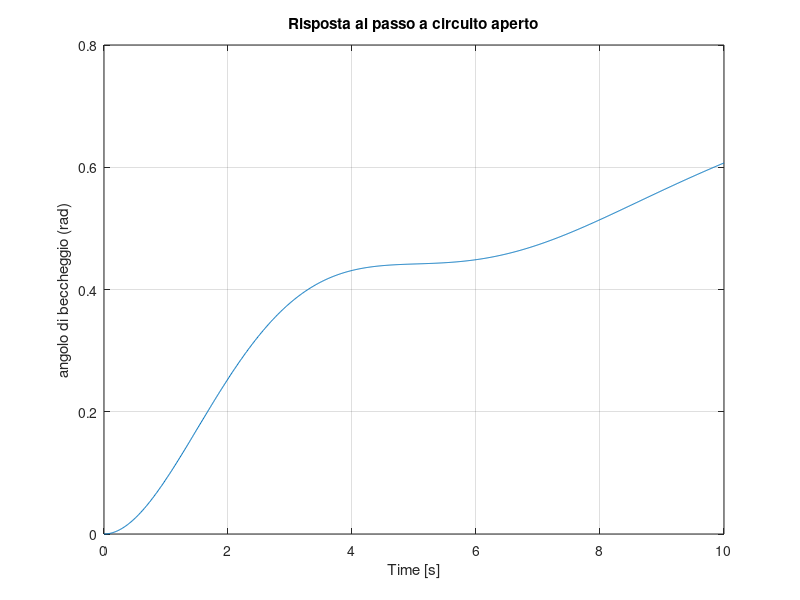
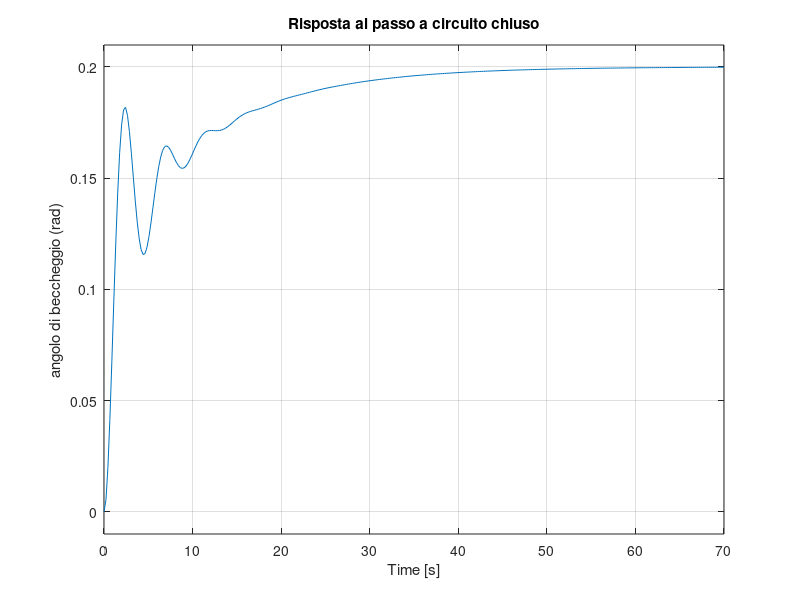
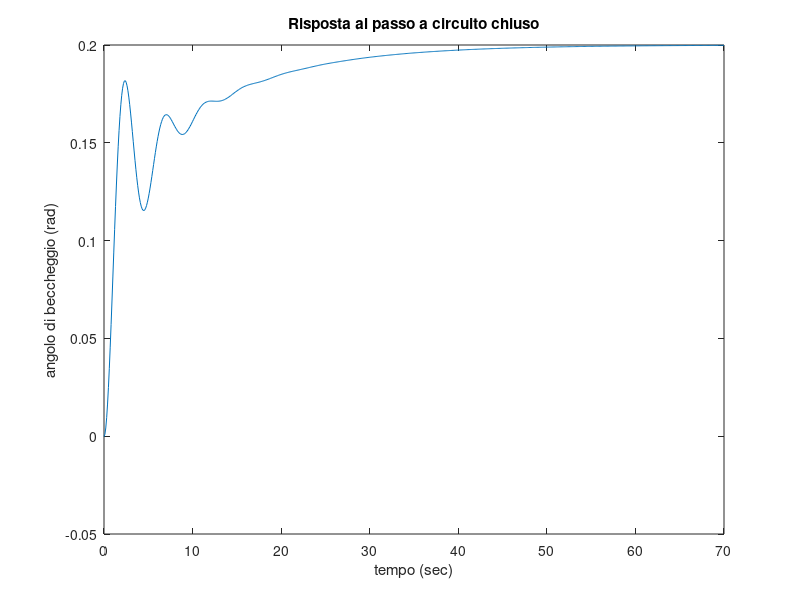

These charts were generated, in order, by the following MATLAB code: (Note: this script raises an error after producing the figures.)
%% Definizione del sistema, open loop, closed loop con funzione feedback

clear; close all; clc;

A = [-0.313 56.7 0; -0.0139 -0.426 0; 0 56.7 0];
B = [0.232; 0.0203; 0];
C = [0 0 1];
D = 0;
s = tf('s');
ftca = (1.151*s+0.1774)/(s^3+0.739*s^2+0.921*s);       % funzione di trasferimento circuito aperto (ca)
% ss(A,B,C,D) crea un modello in spazio di stato, nella forma {x'=Ax+Bu ; y=Cx+Du
sistema = ss(A,B,C,D);             % modello

t = (0:0.01:10)';
% step calcola e disegna la risposta del sistema a un ingresso di passo=0.2
step(0.2*ftca,t);
axis([0 10 0 0.8]);
ylabel('angolo di beccheggio (rad)');
title('Risposta al passo a circuito aperto');
pole(ftca)                       % poli della funzione di trasferimento

% Ora aggiungo il controllore C(s):=1 --> circuito chiuso
ftcc = feedback(ftca, 1);        % funzione di trasferimento circuito chiuso (cc)
figure
step(0.2*ftcc);                 % CALCOLO DIRETTO ATTRAVERSO step
ylabel('angolo di beccheggio (rad)'); 
title('Risposta al passo a circuito chiuso');
poli_ftcc = pole(ftcc);
zeri_ftcc = zero(ftcc);
R = 0.2/s; 
Y = zpk(ftcc*R);                  %  zpk fattorizza numeratore e denominatore dell'uscita Y in termini più semplici
[r,p,k] = residue(0.2*[1.151 0.1774],[1 0.739 2.072 0.1774 0]);      % calcolo le costanti

figure
t = (0:0.1:70)'; 
y = 0.2 - 0.0881*exp(-0.08805*t) - exp(-0.3255*t).*(0.1121*cos(1.3816*t)+0.0320*sin(1.3816*t)); 
plot(t,y)                        % SOLUZIONE ANALITICA DA POLI E RESIDUI DELLA ftcc
xlabel( 'tempo (sec)' ); 
ylabel( 'angolo di beccheggio (rad)' ); 
title( 'Risposta al passo a circuito chiuso' );

info = stepinfo(0.2*ftcc);
rise_t = info.RiseTime
sett_time = info.SettlingTime
% close all
